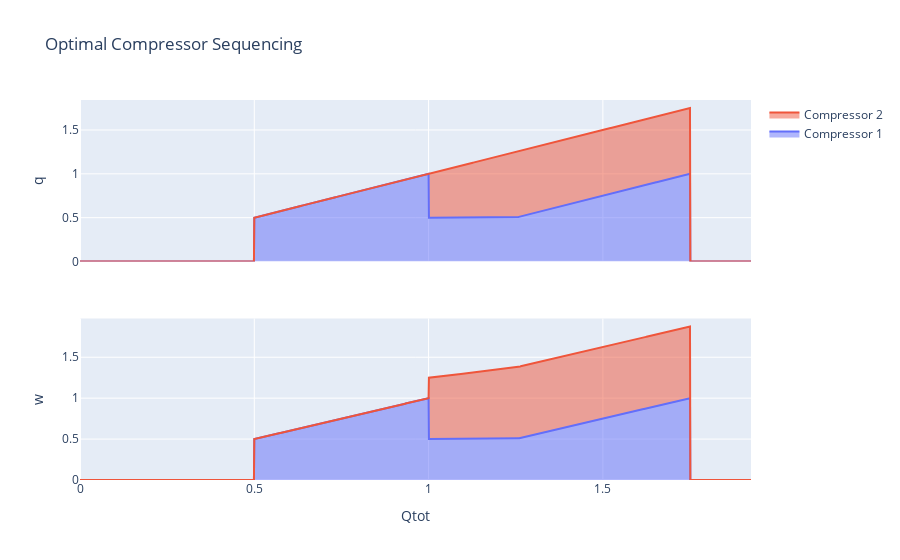

Notebook code cell kept with this figure:
### Code cell
import plotly.graph_objs as go
from plotly.subplots import make_subplots
import pandas as pd

# Create a stacked area chart
fig = make_subplots(rows=2, cols=1, shared_xaxes=True)
colors = px.colors.qualitative.Plotly
for i, c in enumerate(comp_names):
    fig.add_trace(go.Scatter(x=df['Qtot'], y=df[f'{c}: q'], stackgroup='1', name=c, line=dict(color=colors[i])), row=1, col=1)
    fig.add_trace(go.Scatter(x=df['Qtot'], y=df[f'{c}: w'], stackgroup='1', name=c, line=dict(color=colors[i]), showlegend=False), row=2, col=1)
# Customize the chart layout
fig.update_layout(title='Optimal Compressor Sequencing', xaxis2_title='Qtot', yaxis_title='q', yaxis2_title='w')

# Display the chart
fig.show()

### Figure 1 — Plotly figure (JSON) as saved in the notebook; plotly's stock layout.template omitted (floating-point values rounded to 4 significant figures; data arrays with more than 128 entries replaced by an {"elided": "..."} marker saying what was removed)
{"data": [{"line": {"color": "#636EFA"}, "name": "Compressor 1", "stackgroup": "1", "type": "scatter", "x": {"elided": "1926 float values"}, "xaxis": "x", "y": {"elided": "1926 float values"}, "yaxis": "y"}, {"line": {"color": "#636EFA"}, "name": "Compressor 1", "showlegend": false, "stackgroup": "1", "type": "scatter", "x": {"elided": "1926 float values"}, "xaxis": "x2", "y": {"elided": "1926 float values"}, "yaxis": "y2"}, {"line": {"color": "#EF553B"}, "name": "Compressor 2", "stackgroup": "1", "type": "scatter", "x": {"elided": "1926 float values"}, "xaxis": "x", "y": {"elided": "1926 float values"}, "yaxis": "y"}, {"line": {"color": "#EF553B"}, "name": "Compressor 2", "showlegend": false, "stackgroup": "1", "type": "scatter", "x": {"elided": "1926 float values"}, "xaxis": "x2", "y": {"elided": "1926 float values"}, "yaxis": "y2"}], "layout": {"autosize": true, "title": {"text": "Optimal Compressor Sequencing"}, "xaxis": {"anchor": "y", "autorange": true, "domain": [0, 1], "matches": "x2", "range": [0, 1.925], "showticklabels": false, "type": "linear"}, "xaxis2": {"anchor": "y2", "autorange": true, "domain": [0, 1], "range": [0, 1.925], "title": {"text": "Qtot"}, "type": "linear"}, "yaxis": {"anchor": "x", "autorange": true, "domain": [0.575, 1], "range": [0, 1.842], "title": {"text": "q"}, "type": "linear"}, "yaxis2": {"anchor": "x2", "autorange": true, "domain": [0, 0.425], "range": [0, 1.974], "title": {"text": "w"}, "type": "linear"}}}
